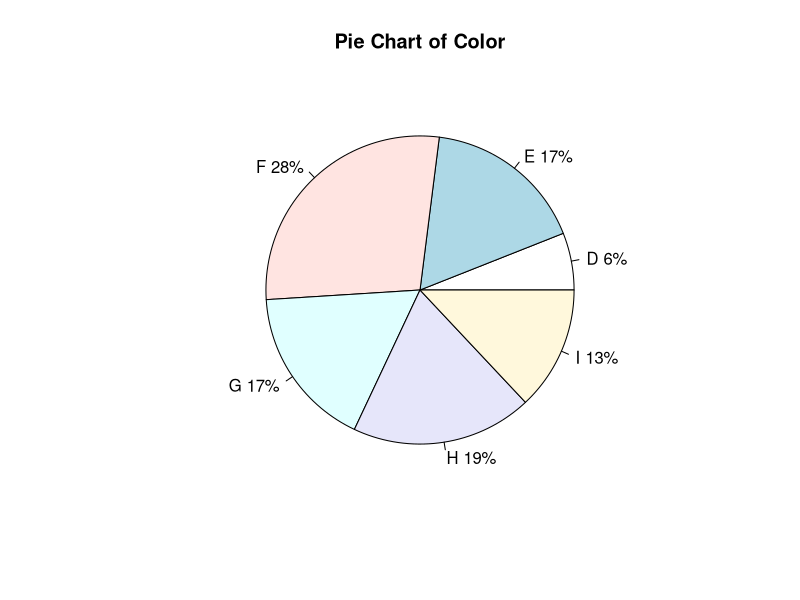
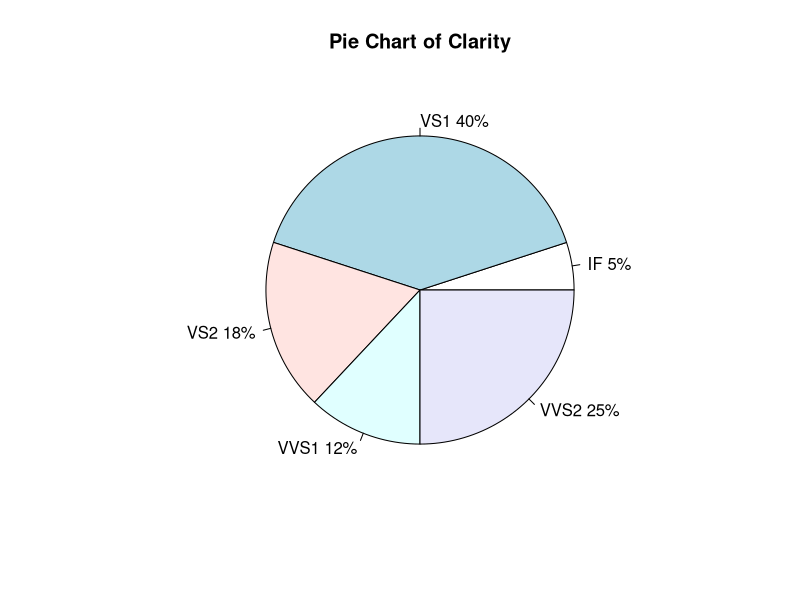
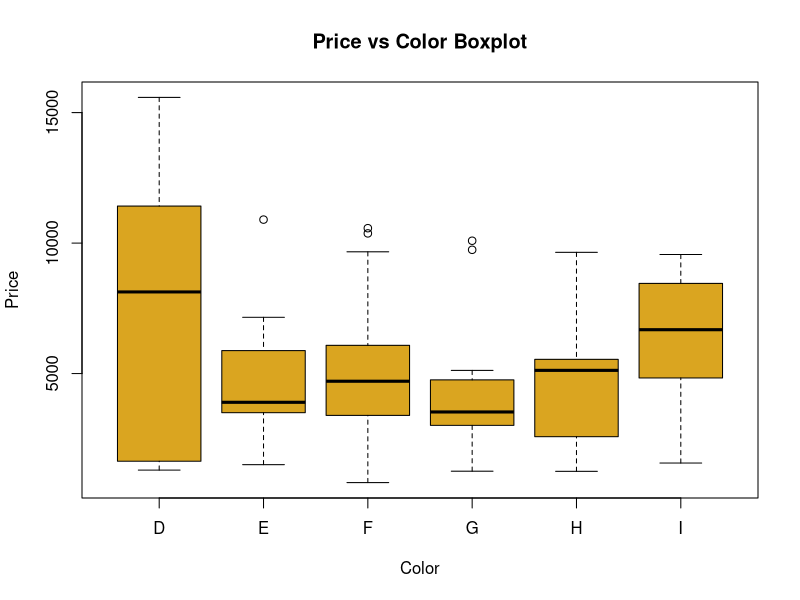
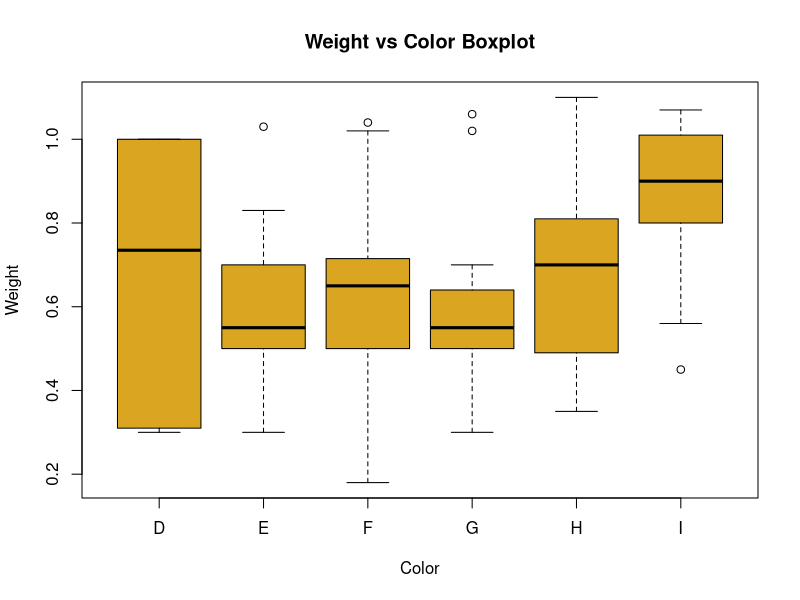
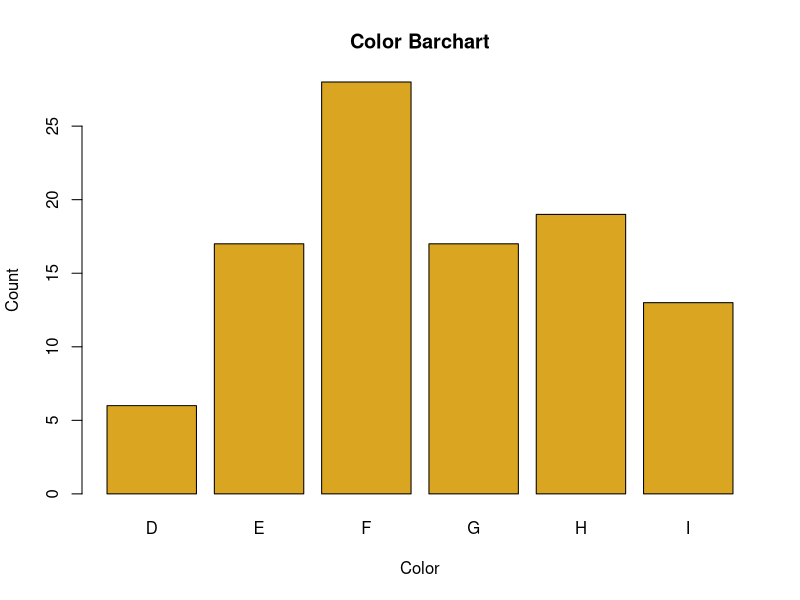
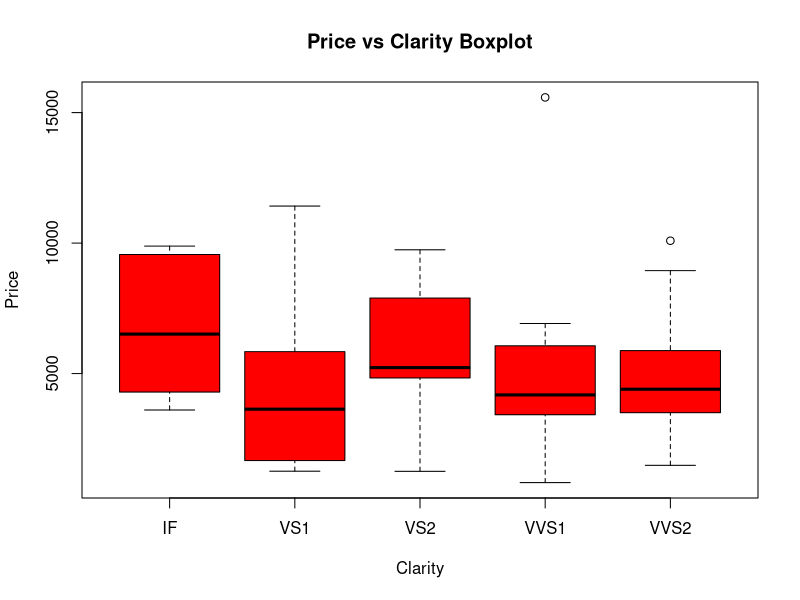
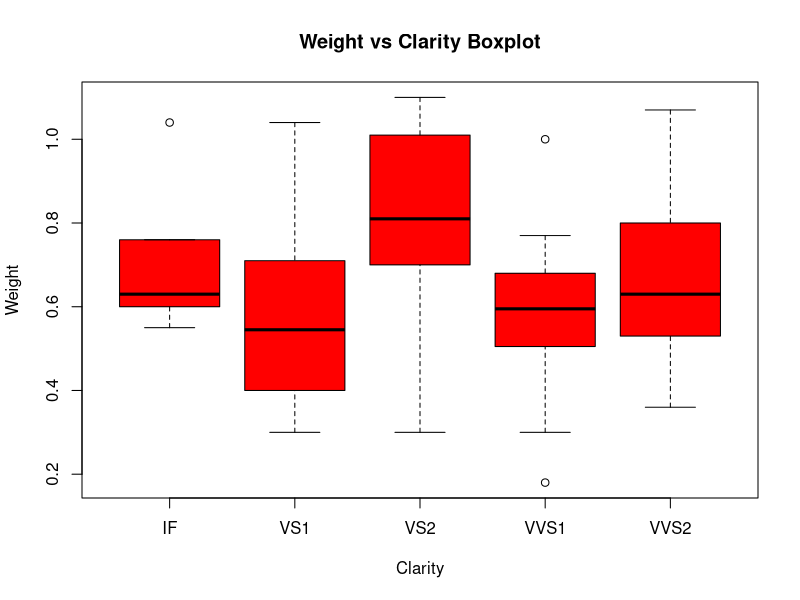
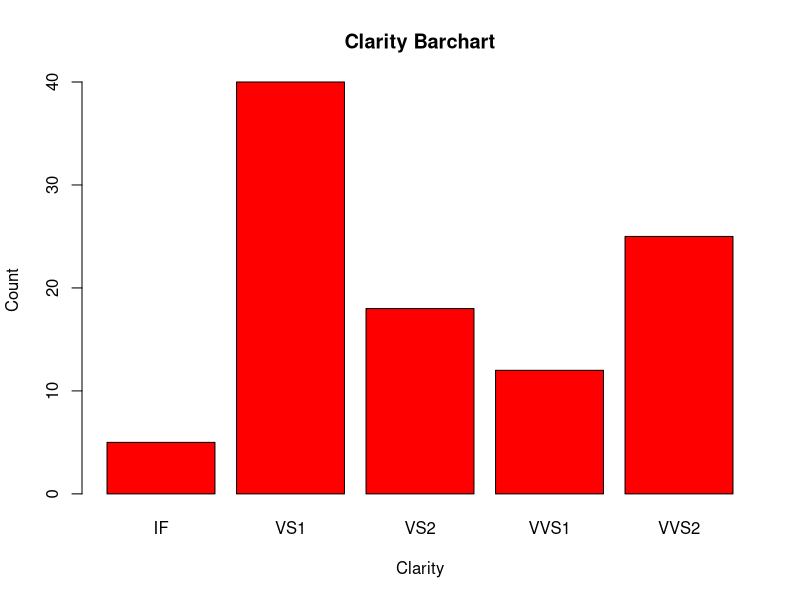

Source code (R) for these figures, in order:
######################################################
############ Analyzing the Diamond Data ##############
######################################################

#Opening the file and summarizing data
diamonds <- read.table("diamonds.txt",header=T)

attach(diamonds)
names(diamonds)
head(diamonds)

diamonds
summary(diamonds)

#######   Creating Plots for Color and Clarity #######

#install.packages('plyr')
library(plyr)
color = count(COLOR, "COLOR")
color$COLOR <- paste(color$COLOR, color$freq) # add percents to labels
color$COLOR <- paste(color$COLOR,"%",sep="") # ad % to labels
pie(color$freq,color$COLOR,main="Pie Chart of Color")

clarity = count(CLARITY,"CLARITY")
clarity$CLARITY <- paste(clarity$CLARITY, clarity$freq) # add percents to labels
clarity$CLARITY <- paste(clarity$CLARITY,"%",sep="") # ad % to labels
pie(clarity$freq, clarity$CLARITY,main="Pie Chart of Clarity")

COLOR <- factor(COLOR)
CLARITY <- factor(CLARITY)

plot(COLOR, PRICE, main="Price vs Color Boxplot", ylab="Price", xlab="Color",col="goldenrod")
plot(COLOR, WEIGHT, main="Weight vs Color Boxplot", ylab="Weight", xlab="Color", col="goldenrod")
plot(COLOR, main="Color Barchart", xlab="Color", ylab="Count", col="goldenrod")

plot(CLARITY, PRICE, main="Price vs Clarity Boxplot", ylab="Price", xlab="Clarity", col="red")
plot(CLARITY, WEIGHT, main="Weight vs Clarity Boxplot", ylab="Weight", xlab="Clarity", col="red")
plot(CLARITY, main="Clarity Barchart", xlab="Clarity", ylab="Count", col="red")


#######   Creating Plots for Price and Weight #######

hist(PRICE,xlab="Price",col="blue")
outlier_values <- boxplot.stats(diamonds$PRICE)$out  # outlier values.
boxplot(diamonds$PRICE,main="Price",boxwex=0.1)
mtext(paste("Outliers: ",paste(outlier_values,collapse=", ")), cex=0.6)

hist(WEIGHT, xlab="Weight", col="darkgreen")
outlier_values <- boxplot.stats(diamonds$WEIGHT)$out  # outlier values.
boxplot(diamonds$WEIGHT,main="Weight",boxwex=0.1)
mtext(paste("Outliers: ",paste(outlier_values,collapse=", ")), cex=0.6)

plot(WEIGHT, PRICE, main="Price vs Weight Scatterplot", ylab="Price", xlab="Weight", col="darkseagreen")

means <- tapply(PRICE,WEIGHT,mean)
barplot(means,main="Mean Price vs. Weight Barplot",xlab="Weight",ylab="Mean Price",col="forestgreen")

#Standard Deviations
sd(PRICE)
sd(WEIGHT)

#Calculating Mode
Mode = function(x){
  ta = table(x)
  tam = max(ta)
  if (all(ta == tam))
    mod = NA
  else
    if(is.numeric(x))
      mod = as.numeric(names(ta)[ta == tam])
  else
    mod = names(ta)[ta == tam]
  return(mod)
}

Mode(COLOR)
Mode(CLARITY)
Mode(WEIGHT)
Mode(PRICE)